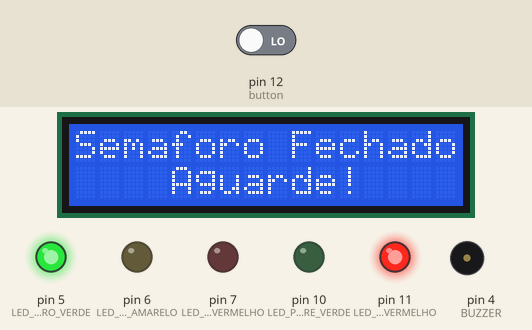
Simulated run of this sketch. Board: Arduino Uno, built with avr-gcc and run on an emulated ATmega328P. Shown: 16×2 character LCD, output pins drawn as LEDs (lit = HIGH), buzzer (waves = sounding). Dashed ring = blinking. The inputs (shaded band) are chosen by the test bench; at power-on: pin 12 (button) LOW.

Above: at 4.2 s.
4.3 s: pin 12 (button) driven LOW
5.8 s: pin 12 (button) driven HIGH
At 9.2 s:
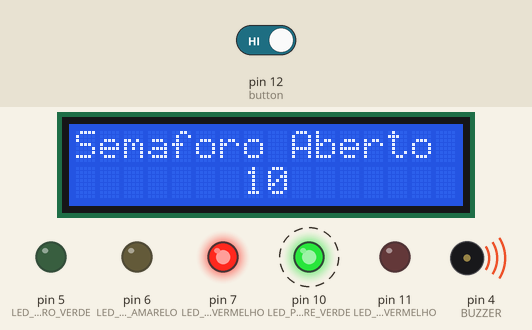
At 20.6 s:
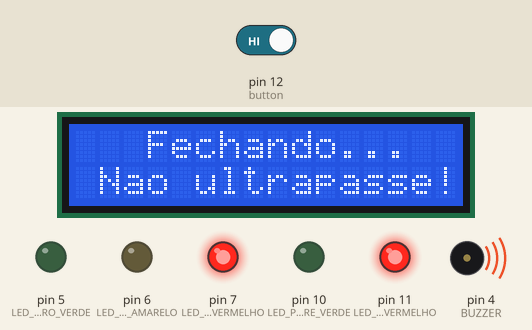
Timing chart, 0 to 20.8 s (numbered marks = the images above; inputs shaded):
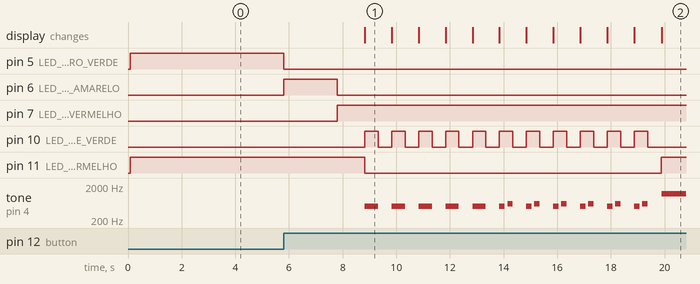

The sketch:

inclusive_traffic_light.ino
```cpp
#include <LiquidCrystal_I2C.h> // Library used to control the LCD display via I2C

// Definition of the pins used in the project
const int BUZZER=4;
const int LED_CARRO_VERDE=5;
const int LED_CARRO_AMARELO=6;
const int LED_CARRO_VERMELHO=7;
const int LED_PEDESTRE_VERDE=10;
const int LED_PEDESTRE_VERMELHO=11;
const int button=12;

unsigned long ultimoPressionamento; // Stores the time of the last button press
int tempoPedestre = 10; // Total crossing time for pedestrians (in seconds)

// Initializes the LCD display (address 0x27, 16 columns and 2 rows)
LiquidCrystal_I2C lcd(0x27,16,2);

void setup()
{
  configurarPinos();  // Configure all input and output pins
  iniciarSistema();   // Initialize the LCD and set the initial traffic light state
}

void loop()
{
  // Read the current button state
  int state = digitalRead(button);

  // If the button is pressed and at least 5000ms have passed since the last activation
  // this helps prevent multiple triggers caused by button noise (simple debounce)
  if (state == HIGH && (millis() - ultimoPressionamento) > 5000)
  {
    changeLights();
  }
}

// Configure all Arduino pins used in the project
void configurarPinos()
{
  pinMode(LED_CARRO_VERMELHO, OUTPUT);
  pinMode(LED_CARRO_AMARELO, OUTPUT);
  pinMode(LED_CARRO_VERDE, OUTPUT);
  pinMode(LED_PEDESTRE_VERMELHO, OUTPUT);
  pinMode(LED_PEDESTRE_VERDE, OUTPUT);
  pinMode(BUZZER, OUTPUT);
  pinMode(button, INPUT);
}

// Initialize the LCD and define the initial state of the traffic light
void iniciarSistema()
{
  lcd.begin();

  // Display message informing that the pedestrian must wait
  printPedestreFechado();

  // Initial state: cars can move and pedestrians must wait
  digitalWrite(LED_CARRO_VERDE, HIGH);
  digitalWrite(LED_PEDESTRE_VERMELHO, HIGH);
}

// Display the default message when the pedestrian signal is closed
void printPedestreFechado()
{
  lcd.setCursor(0,0);
  lcd.print("Semaforo Fechado");

  lcd.setCursor(4,1);
  lcd.print("Aguarde!");
}

// Controls the entire traffic light transition sequence
void changeLights()
{

  // Cars receive a warning signal (yellow light)
  digitalWrite(LED_CARRO_VERDE, LOW);
  digitalWrite(LED_CARRO_AMARELO, HIGH);
  delay(2000);

  // Cars stop completely (red light)
  digitalWrite(LED_CARRO_AMARELO, LOW);
  digitalWrite(LED_CARRO_VERMELHO, HIGH);
  delay(1000);

  // Update LCD informing that pedestrians may cross
  lcd.clear();
  lcd.setCursor(0,0);
  lcd.print("Semaforo Aberto");

  // Allow pedestrian crossing
  digitalWrite(LED_PEDESTRE_VERMELHO, LOW);

  // Countdown for pedestrian crossing time
  for (int i = 0; i <= tempoPedestre; i++)
  {
    lcd.setCursor(7,1);
    lcd.print("  "); // clear previous number
    lcd.setCursor(7,1);
    lcd.print(tempoPedestre - i); // display remaining time

    digitalWrite(LED_PEDESTRE_VERDE, HIGH);

    // During the first seconds the audio signal is slower
    if (i < 5)
    {
      tone(BUZZER, 500);
      delay(500);
    }
    else
    {
      // In the final seconds the sound becomes faster
      // to warn pedestrians that the crossing time is ending
      tone(BUZZER, 500);
      delay(200);
      noTone(BUZZER);
      delay(100);
      tone(BUZZER, 600);
      delay(200);
    }

    digitalWrite(LED_PEDESTRE_VERDE, LOW); // blinking LED effect
    noTone(BUZZER);
    delay(500);
  }

  // End pedestrian crossing
  digitalWrite(LED_PEDESTRE_VERDE, LOW);
  digitalWrite(LED_PEDESTRE_VERMELHO, HIGH);

  // Visual and sound warning indicating that the crossing is closing
  lcd.clear();
  lcd.setCursor(3,0);
  lcd.print("Fechando...");
  lcd.setCursor(1,1);
  lcd.print("Nao ultrapasse!");

  tone(BUZZER, 1200);
  delay(2500);
  noTone(BUZZER);

  // Return to the initial message
  lcd.clear();
  printPedestreFechado();
  delay(1000);

  // Restore normal traffic flow
  ultimoPressionamento = millis();
  digitalWrite(LED_CARRO_VERMELHO, LOW);
  digitalWrite(LED_CARRO_VERDE, HIGH);
}
```

Measured:
- after the input at 4.3 s, every drawn part: stays the same
- after the input at 5.8 s, pin 5 (LED_CARRO_VERDE): HIGH → LOW at once; pin 6 (LED_CARRO_AMARELO): LOW → HIGH at once, → LOW 2.0 s later
- what the display in image 1 shows lasts 1.0 s, from 8.8 s to 9.8 s
